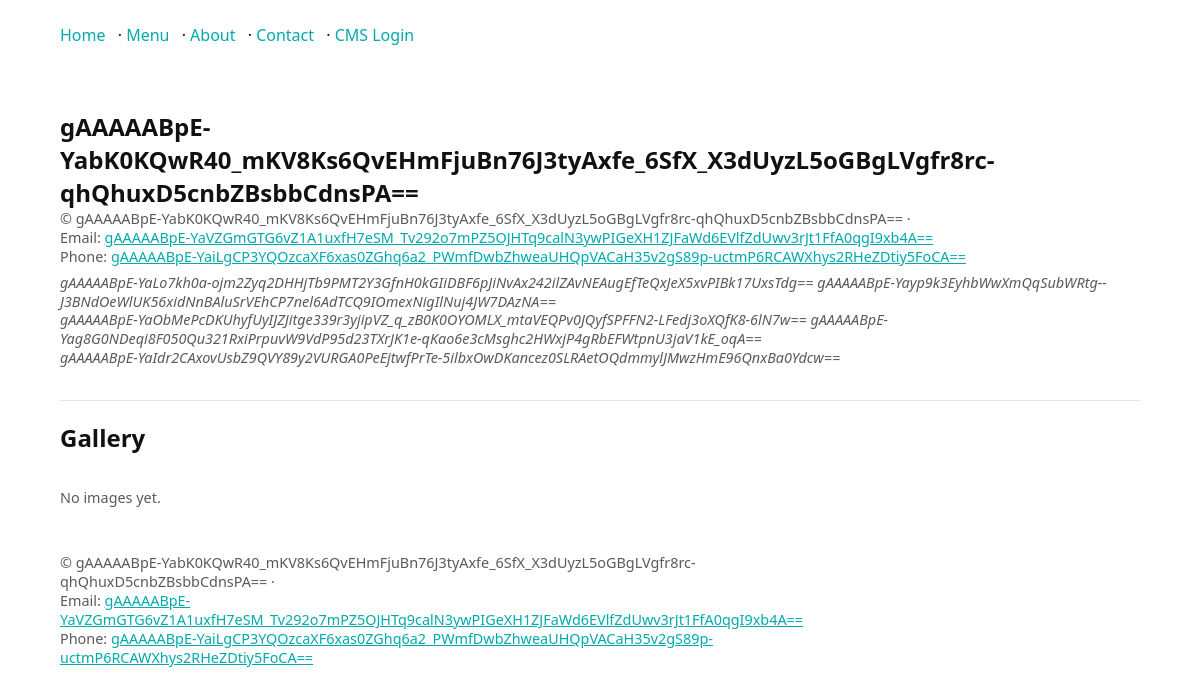
Page /gallery/ on the committed database.
### app/pages/models.py (models this page shows, shortened)
class Page(models.Model):
    class Status(models.TextChoices):
        DRAFT = "draft", "Draft"
        REVIEW = "review", "Needs review"
        PUBLISHED = "published", "Published"
    title = models.CharField(max_length=200)
    slug = models.SlugField(max_length=200, unique=True)
    summary = models.TextField(blank=True)
    body = RichTextUploadingField(blank=True)
    blocks = models.JSONField(
        default=list,
        blank=True,
        help_text="Structured block data used by the visual page builder.",
    )
    status = models.CharField(max_length=15, choices=Status.choices, default=Status.DRAFT)
    is_visible = models.BooleanField(
        default=True,
        help_text="If disabled the page stays in drafts and is hidden from navigation.",
    )
    show_in_navigation = models.BooleanField(
        default=True,
        help_text="Show in public navigation if the page is published and visible.",
    )
    navigation_order = models.PositiveIntegerField(default=0)
    hero_image = models.ImageField(upload_to="pages/heroes/", blank=True, null=True)
    published_at = models.DateTimeField(blank=True, null=True)
    created_at = models.DateTimeField(auto_now_add=True)
    updated_at = models.DateTimeField(auto_now=True)
    created_by = models.ForeignKey(
        settings.AUTH_USER_MODEL,
        related_name="pages_created",
        on_delete=models.SET_NULL,
        blank=True,
        null=True,
    )
    updated_by = models.ForeignKey(
        settings.AUTH_USER_MODEL,
        related_name="pages_updated",
        on_delete=models.SET_NULL,
        blank=True,
        null=True,
    )
    objects = PageQuerySet.as_manager()
    class Meta:
        ordering = ("navigation_order", "title")
    def get_absolute_url(self):
        from django.urls import reverse
        return reverse("public:page-detail", kwargs={"slug": self.slug})

### app/setup/models.py (models this page shows, shortened)
class SiteSettings(models.Model):
    class Mode(models.TextChoices):
        VENUE = "VENUE", _("Venue / Club")
        BAND = "BAND", _("Band / Artist")
        PERSON = "PERSON", _("Person / Blog")
    mode = models.CharField(max_length=10, choices=Mode.choices, default=Mode.VENUE)
    org_name = EncryptedCharField(max_length=200, blank=True)
    logo = models.ImageField(upload_to="logos/", blank=True, null=True)
    address_street = EncryptedCharField(max_length=200, blank=True)
    address_number = EncryptedCharField(max_length=20, blank=True)
    address_postal_code = EncryptedCharField(max_length=20, blank=True)
    address_city = EncryptedCharField(max_length=120, blank=True)
    address_country = EncryptedCharField(max_length=120, blank=True)
    address_autocomplete = models.BooleanField(
        default=False,
        help_text=_("Enable address autocomplete (requires JS integration)."),
    )
    contact_email = EncryptedEmailField(blank=True)
    contact_phone = EncryptedCharField(max_length=64, blank=True)
    website_url = models.URLField(blank=True)
    social_facebook = models.URLField(blank=True)
    social_instagram = models.URLField(blank=True)
    social_twitter = models.URLField(blank=True, help_text=_("X / Twitter URL"))
    social_tiktok = models.URLField(blank=True)
    social_youtube = models.URLField(blank=True)
    social_spotify = models.URLField(blank=True)
    social_soundcloud = models.URLField(blank=True)
    social_bandcamp = models.URLField(blank=True)
    social_linkedin = models.URLField(blank=True)
    social_mastodon = models.URLField(blank=True)
    same_as = EncryptedTextField(blank=True, help_text=_("schema.org sameAs: one URL per line"))
    geo_lat = models.DecimalField(
        max_digits=9, decimal_places=6, null=True, blank=True, help_text=_("Latitude")
    )
    geo_lng = models.DecimalField(
        max_digits=9, decimal_places=6, null=True, blank=True, help_text=_("Longitude")
    )
    price_range = models.CharField(max_length=20, blank=True, help_text=_("e.g., $, $$, $$$"))
    default_currency = models.CharField(
        max_length=8, default="EUR", help_text=_("Currency code (suggested list + free text)")
    )
    membership_enabled = models.BooleanField(default=False)
    membership_hint = models.CharField(
        max_length=200, blank=True, help_text=_("Short label shown next to money icon.")
    )
    required_pages = models.TextField(
        blank=True, help_text=_("One page title per line (created if app.pages.Page exists).")
    )
    created_at = models.DateTimeField(auto_now_add=True)
    updated_at = models.DateTimeField(auto_now=True)
    smoking_allowed = models.BooleanField(null=True, blank=True)
    pets_allowed_text = models.CharField(max_length=120, blank=True)
    typical_age_range = models.CharField(max_length=20, blank=True)
    acc_step_free = models.BooleanField(default=False)
    acc_wheelchair = models.BooleanField(default=False)
    acc_accessible_wc = models.BooleanField(default=False)
    acc_visual_aid = models.BooleanField(default=False)
    acc_service_animals = models.BooleanField(default=False)
    accessibility_summary = models.TextField(blank=True)
    lgbtq_friendly = models.BooleanField(default=False)
    minors_policy_note = models.CharField(max_length=200, blank=True)
    maximum_attendee_capacity = models.PositiveIntegerField(null=True, blank=True)
    awareness_team_available = models.BooleanField(default=False)
    awareness_contact = EncryptedCharField(
        max_length=200,
        blank=True,
        help_text=_("Phone, email, URL, or a short instruction (free text)."),
    )
    publish_opening_times = models.BooleanField(
        default=False,
        verbose_name="Show opening times on public pages",
        help_text="If checked, opening times will be rendered on public pages."
    )
    @classmethod
    def get_solo(cls):
        obj, _ = cls.objects.get_or_create(id=1)
        return obj

### app/pages/views_public.py (the view)
def gallery(request):
    GalleryImage = _get_model("app.cms", "GalleryImage") or _get_model("app.publicthemes", "GalleryImage")
    images = GalleryImage.objects.all() if GalleryImage else []
    return render(request, "public/gallery.html", {"images": images})

### app/core/context_processors.py (called while the page is built, shortened)
def sitecfg(request):
    return {"sitecfg": get_config()}

def inbox_status(request):
    u = getattr(request, "user", None)
    has_unread = False
    return {"has_unread_messages": has_unread}

### app/core/encryption.py (called while the page is built)
    def from_db_value(self, value, expression, connection):  # noqa: D401
        if value in self.empty_values:
            return value
        try:
            return super().from_db_value(value, expression, connection)
        except Exception:  # pragma: no cover - best-effort guard
            return value

### app/core/site_config.py (called while the page is built)
def get_config():
    try:
        CONFIG_DIR.mkdir(parents=True, exist_ok=True)
        if not CONFIG_FILE.exists():
            CONFIG_FILE.write_text(json.dumps(DEFAULTS, indent=2), encoding="utf-8")
        data = json.loads(CONFIG_FILE.read_text(encoding="utf-8"))
        merged = DEFAULTS.copy()
        merged.update({k: v for k, v in data.items() if k in DEFAULTS})
        ff = merged["feature_flags"]
        ff.update(data.get("feature_flags", {}))
        merged["feature_flags"] = ff
        return merged
    except Exception:
        return DEFAULTS

### app/pages/navigation.py (called while the page is built)
def _parse_required_lines(lines: Iterable[str]) -> List[Tuple[str, str]]:
    parsed: List[Tuple[str, str]] = []
    seen: set[str] = set()
    for raw in lines:
        if not raw:
            continue
        slug = ""
        title = ""
        if "|" in raw:
            slug_part, title_part = raw.split("|", 1)
            slug = slugify(slug_part.strip()) if slug_part.strip() else ""
            title = title_part.strip() or slug
        else:
            title = raw.strip()
            slug = slugify(title)
        slug = slug or "page"
        title = title or slug
        if slug in seen:
            continue
        seen.add(slug)
        parsed.append((slug, title))
    return parsed

def ensure_pages_from_settings(settings_obj: Optional[SiteSettings] = None) -> None:
    if settings_obj is None:
        settings_obj = SiteSettings.get_solo()
    raw_lines = [
        line.strip()
        for line in (settings_obj.required_pages or "").splitlines()
        if line.strip()
    ]
    parsed = _parse_required_lines(raw_lines)
    for order, (slug, title) in enumerate(parsed):
        Page.objects.get_or_create(
            slug=slug,
            defaults={
                "title": title,
                "status": Page.Status.PUBLISHED,
                "is_visible": True,
                "show_in_navigation": True,
                "navigation_order": order,
            },
        )

### app/templates/public/gallery.html (shortened to what this page needs)
{% extends "public/base_public.html" %}
{% block content %}
<h2>Gallery</h2>
<div class="grid" style="grid-template-columns: repeat(3, 1fr)">
  {% for image in images %}
    <figure class="card" style="padding:0">
      <img src="{{ image.url }}" alt="{{ image.alt|default:'Gallery image' }}" style="display:block;width:100%;height:auto;border-radius:.5rem .5rem 0 0">
      {% if image.caption %}<figcaption style="padding: .5rem">{{ image.caption }}</figcaption>{% endif %}
    </figure>
  {% empty %}
    <p class="muted">No images yet.</p>
  {% endfor %}
</div>
{% endblock %}

### app/templates/public/base_public.html (shortened to what this page needs)
{% load static %}
<!doctype html>
<html lang="en">
<head>
  <link rel="stylesheet" href="{% static 'publicthemes/themes/classic.css' %}">
</head>
<body>
  <header class="wrap">
    <nav>
      {% for p in public_pages %}
        <a href="{{ p.url }}" class="{% if request.path == p.url %}active{% endif %}">{{ p.title }}</a>{% if not forloop.last %} · {% endif %}
      {% empty %}
        <a href="/" class="{% if request.path == '/' %}active{% endif %}">Home</a>
      {% endfor %}
      · <a href="/accounts/login/">CMS Login</a>
    </nav>
  </header>
  <main class="wrap">
    <section class="hero">
      <h1 style="margin:0">{{ site_settings.org_name|default:"Your Place" }}</h1>
    <div class="muted">
      © {{ site_settings.org_name|default:"Bar OS Starter" }} · {{ now|date:"Y" }}
      <br>
      {% if site_settings.contact_email %}Email: <a href="mailto:{{ site_settings.contact_email }}">{{ site_settings.contact_email }}</a>{% endif %}
      {% if site_settings.contact_phone %}<br>Phone: <a href="tel:{{ site_settings.contact_phone }}">{{ site_settings.contact_phone }}</a>{% endif %}
      {% include "public/includes/address.html" %}
    </div>
    </section>
    {% block content %}{% endblock %}
  </main>
  <footer class="wrap">
    <div class="grid grid-2">
      <div class="muted">
      © {{ site_settings.org_name|default:"Bar OS Starter" }} · {{ ""|date:"Y" }}
        <br>
        {% if site_settings.contact_email %}Email: <a href="mailto:{{ site_settings.contact_email }}">{{ site_settings.contact_email }}</a>{% endif %}
        {% if site_settings.contact_phone %}<br>Phone: <a href="tel:{{ site_settings.contact_phone }}">{{ site_settings.contact_phone }}</a>{% endif %}
      </div>
      <div style="text-align:right">
      </div>
    </div>
  </footer>
</body>
</html>

### app/templates/public/includes/address.html (shortened to what this page needs)
{% if site_address_has_any %}
  <address class="muted" style="margin-top:.5rem; line-height:1.3;">
    {% if site_address_line1 %}<div>{{ site_address_line1 }}</div>{% endif %}
    {% if site_address_line2 %}<div>{{ site_address_line2 }}</div>{% endif %}
    {% if site_address_line3 %}<div>{{ site_address_line3 }}</div>{% endif %}
  </address>
{% endif %}

### app/static/publicthemes/themes/classic.css (style rules this page uses)
:root { --bg:#ffffff;--fg:#111;--brand:#0aa;--border:#ddd;--card:#fff; }
body { background:var(--bg);color:var(--fg);font-family:system-ui,Segoe UI,Roboto,Inter,sans-serif; }
main { padding:2rem; }
a { color:var(--brand); }

### app/templates/public/base_public.html (style rules this page uses)
.wrap { max-width:1080px;margin:0 auto;padding:1rem }
header,footer { padding:.75rem 0 }
nav a { margin-right:.5rem;text-decoration:none }
.hero { padding:2rem 0;border-bottom:1px solid rgba(0,0,0,.1);margin-bottom:1rem }
.grid { display:grid;gap:1rem }
.grid-2 { grid-template-columns: 1fr 1fr }
.muted { color:rgba(0,0,0,.65);font-size:.9rem }

### rows in the picture
Page: title "Home"
Page: title "Menu"
Page: title "About"
Page: title "Contact"
SiteSettings: org_name "gAAAAABpE-YabK0KQwR40_mKV8Ks6QvEHmFjuBn76J3tyAxfe_6SfX_X3dUyzL5oGBgLVgfr8rc-qhQhuxD5cnbZBsbbCdnsPA==", contact_email "gAAAAABpE-YaVZGmGTG6vZ1A1uxfH7eSM_Tv292o7mPZ5OJHTq9calN3ywPIGeXH1ZJFaWd6EVlfZdUwv3rJt1FfA0qgI9xb4A==", contact_phone "gAAAAABpE-YaiLgCP3YQOzcaXF6xas0ZGhq6a2_PWmfDwbZhweaUHQpVACaH35v2gS89p-uctmP6RCAWXhys2RHeZDtiy5FoCA==", address_country "gAAAAABpE-YaIdr2CAxovUsbZ9QVY89y2VURGA0PeEjtwfPrTe-5ilbxOwDKancez0SLRAetOQdmmylJMwzHmE96QnxBa0Ydcw=="
